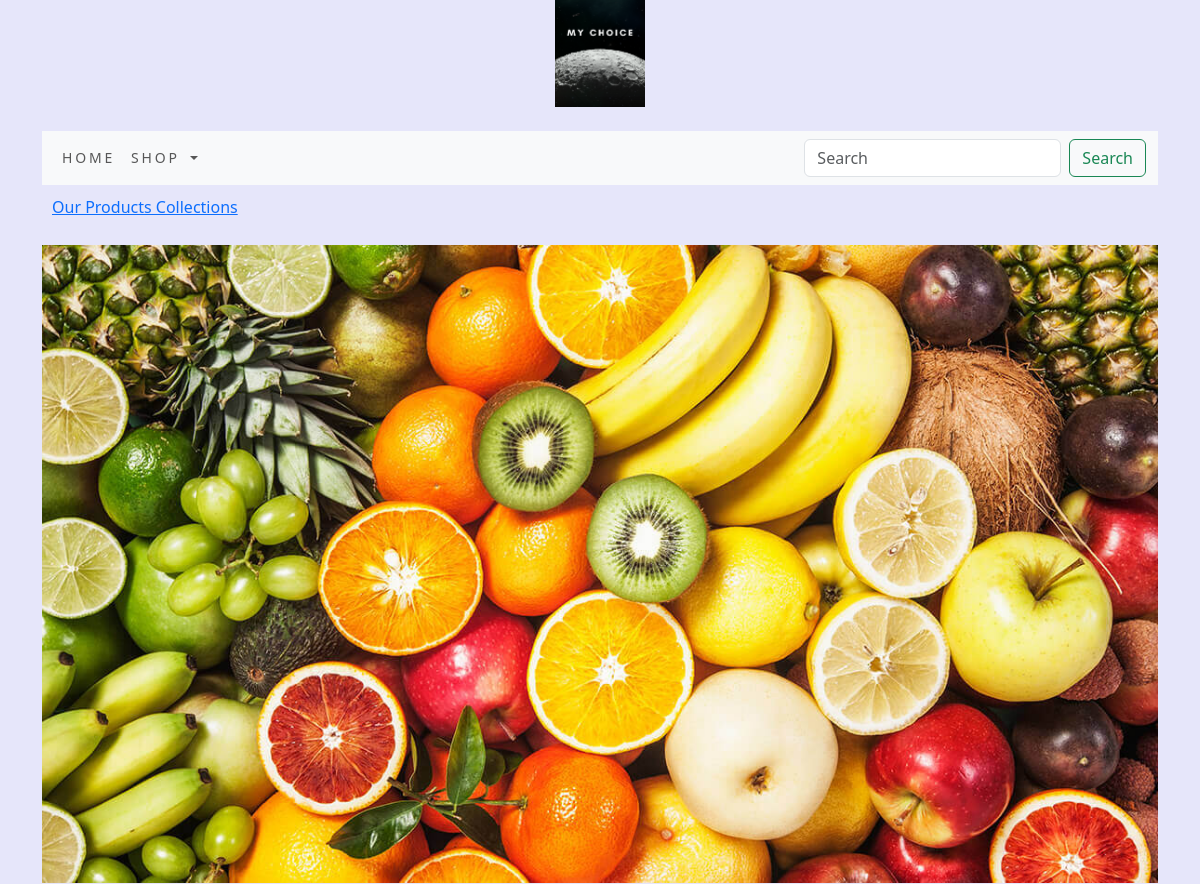
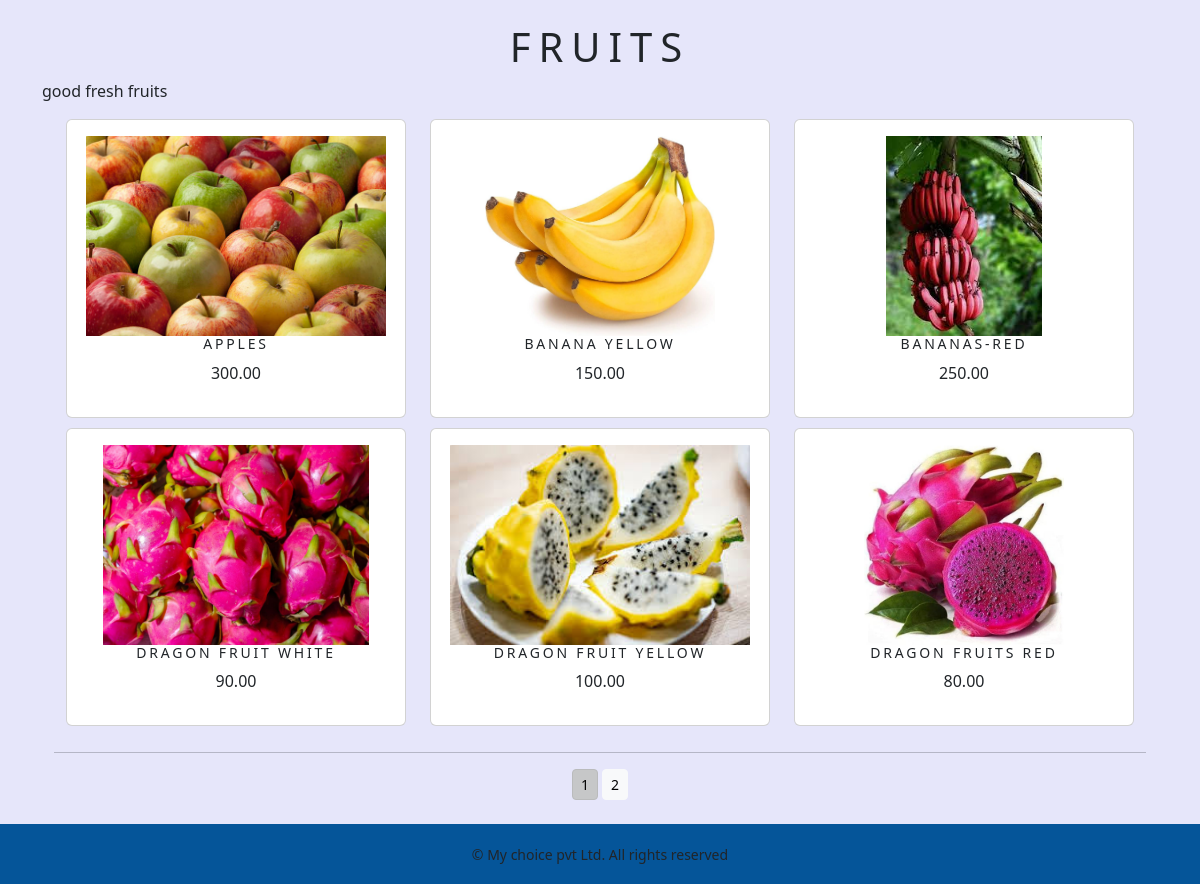
The app's page /shop/fruits/ with its own data (2 pictures, top to bottom).
### shop/models.py (models this page shows, shortened)
class Category(models.Model):
    name=models.CharField(max_length=250,unique=True)
    slug=models.SlugField(max_length=250,unique=True)
    description=models.TextField(blank=True)
    image=models.ImageField(upload_to='category',blank=True)
    class Meta:
        ordering=('name',)
        verbose_name='category'
        verbose_name_plural='categories'
    def get_url(self):
        return reverse('shop:products_by_category',args=[self.slug])

class Product(models.Model):
    name=models.CharField(max_length=250,unique=True)
    slug=models.SlugField(max_length=250,unique=True)
    description=models.TextField(blank=True)
    price=models.DecimalField(max_digits=10,decimal_places=2)
    category=models.ForeignKey(Category,on_delete=models.CASCADE)
    image=models.ImageField(upload_to='product',blank=True)
    stock=models.IntegerField()
    available=models.BooleanField(default=True)
    created=models.DateTimeField(auto_now_add=True)
    updated=models.DateTimeField(auto_now=True)
    def get_url(self):
        return reverse('shop:productCategoryDetails',args=[self.category.slug,self.slug])
    class Meta:
        ordering = ('name',)
        verbose_name = 'product'
        verbose_name_plural = 'products'

### shop/views.py (the view)
# urls.py: path('',views.allProdCat,name="allProdCat"),
def allProdCat(request, c_slug = None):
    c_page = None
    products_list = None
    if c_slug!=None:
         c_page=get_object_or_404(Category,slug=c_slug)
         products_list=Product.objects.all().filter(category=c_page,available=True)
    else:
        products_list=Product.objects.all().filter(available=True)
    paginator =Paginator(products_list,6)
    try:
        page=int(request.GET.get('page',1))
    except:
        page=1
    try:
        products=paginator.page(page)
    except(EmptyPage,InvalidPage):
        products=paginator.page(paginator.num_pages)
    return render(request,"category.html",{'category':c_page,'products':products})

### cart/context_processors.py (called while the page is built)
def counter(request):
    item_count = 0
    if 'admin' in request.path:
        return {}
    else:
        try:
            cart= Cart.objects.filter(cart_id=_cart_id(request))
            cart_items=CartItem.objects.all().filter(cart=cart[:1])
            for cart_item in cart_items:
                item_count += cart_item.quantity
        except Cart.DoesNotExist:
            item_count=0
    return dict(item_count=item_count)

### cart/views.py (called while the page is built)
def _cart_id(request):
    cart= request.session.session_key
    if not cart:
        cart=request.session.create()
    return cart

### shop/context_processors.py (called while the page is built)
def menu_links(request):
    links=Category.objects.all()
    return dict(links=links)

### templates/category.html (shortened to what this page needs)
{% extends 'base.html' %}
{% load static %}
{% block content %}
<div class="ses">
{% if category %}
     <div>
         <div class="row my_row_class">
             <div class="mx-auto">
             <p><a href="{% url 'shop:allProdCat' %}">Our Products Collections</a></p>
             </div>
         </div>
     </div>
{% endif %}
     <div class="mx_auto">
         {% if category %}
           <img class="my_image1 img-fluid" src="{{category.image.url}}" alt="{{category.name}}" height="400px;" width="100%">
     </div>
     <br>
   <div>
       <h1 class="text-center my_title">{{category.name}}</h1>
       <p class="text-justify">{{category.description}}</p>
   </div>
{% endif %}
<div class="container">
    <div class="row mx-auto">
        {% for product in products.object_list %}
         <div class="my_bottom_margin col-9 col-sm-12 col-md-4 col-lg-4">
             <div class="card  text-center" style="min-width:18rem;">
                 <div class="card-body">
             <a href="{{product.get_url}}"><img class="card-img-top my_image" src="{{product.image.url}}" alt="{{product.name}}" height="200"></a>
             <h4>{{product.name}}</h4>
             <p>{{product.price}}</p>
             </div>
         </div>
         </div>
        {% endfor %}
    </div>
    <div class="mx-auto">
        {% if products.paginator.num_pages > 1 %}
        <hr>
        <div class="text-center">
            {% for pg in products.paginator.page_range %}
            <a href="?page={{pg}}" class="btn btn-light btn-sm {% if  products.number == pg %} active {% endif %}">{{pg}}</a>
            {% endfor %}
        </div>
        {% endif %}
    </div>
    <br>
</div>
</div>
    {% endblock %}

### static/css/custom.css (style rules this page uses)
body { background-color: Lavender !important; font-family: 'Poppins', sans-serif; }
.my_row_class { padding:10px; }
.my_title { font_size:16px; text-transform:uppercase; letter-spacing:.2em; }
.my_bottom_margin { margin-bottom:10px; }
.card-body h4 { font-size:14px; text-transform:uppercase; letter-spacing:.2em }
.card-img-top { max-width: 100%; max-height: 30vh; object-fit: contain; }

### records on screen
Category: image (picture), name "FRUITS", description "good fresh fruits"
Product: image (picture), name "APPLES", price "300.00"
Product: image (picture), name "BANANA YELLOW", price "150.00"
Product: image (picture), name "BANANAS-RED", price "250.00"
Product: image (picture), name "DRAGON FRUIT WHITE", price "90.00"
Product: image (picture), name "DRAGON FRUIT YELLOW", price "100.00"
Product: image (picture), name "DRAGON FRUITS RED", price "80.00"

### other values on screen
{{ pg }} "1" "2"
